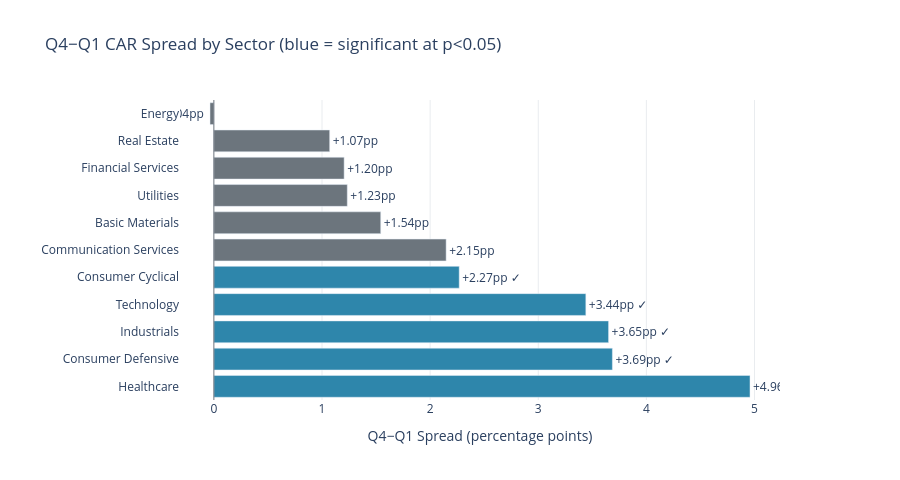

The notebook cell this image was saved under:
### Markdown cell above
## Sector Breakdown

### Code cell
sector_df = quantile_by_sector(df, "sentiment_delta", "CAR_3d")

colors_sector = [C["positive"] if s else C["neutral"] for s in sector_df["is_significant"]]

fig = go.Figure(go.Bar(
    x=sector_df["spread"] * 100,
    y=sector_df["sector"],
    orientation="h",
    marker_color=colors_sector,
    text=[f"{v*100:+.2f}pp {'✓' if s else ''}" for v, s in
          zip(sector_df["spread"], sector_df["is_significant"])],
    textposition="outside",
    hovertemplate="%{y}<br>Spread: %{x:.2f}pp<extra></extra>",
))
fig.add_vline(x=0, line_color=C["neutral"], line_width=1)
fig.update_layout(
    title="Q4−Q1 CAR Spread by Sector (blue = significant at p<0.05)",
    xaxis_title="Q4−Q1 Spread (percentage points)",
    yaxis_title="",
    plot_bgcolor="white", paper_bgcolor="white",
    xaxis=dict(gridcolor=C["grid"]),
    height=480, showlegend=False,
    margin=dict(l=180, r=120),
)
save_fig(fig, "signal_sector_heatmap", width=950, height=480)

### Figure 1 — Plotly figure (JSON) as saved in the notebook; plotly's stock layout.template omitted (floating-point values rounded to 4 significant figures)
{"data": [{"hovertemplate": "%{y}<br>Spread: %{x:.2f}pp<extra></extra>", "marker": {"color": ["#2E86AB", "#2E86AB", "#2E86AB", "#2E86AB", "#2E86AB", "#6C757D", "#6C757D", "#6C757D", "#6C757D", "#6C757D", "#6C757D"]}, "orientation": "h", "text": ["+4.96pp ✓", "+3.69pp ✓", "+3.65pp ✓", "+3.44pp ✓", "+2.27pp ✓", "+2.15pp ", "+1.54pp ", "+1.23pp ", "+1.20pp ", "+1.07pp ", "-0.04pp "], "textposition": "outside", "type": "bar", "x": [4.958, 3.686, 3.65, 3.44, 2.269, 2.148, 1.543, 1.234, 1.205, 1.071, -0.0358], "y": ["Healthcare", "Consumer Defensive", "Industrials", "Technology", "Consumer Cyclical", "Communication Services", "Basic Materials", "Utilities", "Financial Services", "Real Estate", "Energy"]}], "layout": {"height": 480, "margin": {"l": 180, "r": 120}, "paper_bgcolor": "white", "plot_bgcolor": "white", "shapes": [{"line": {"color": "#6C757D", "width": 1}, "type": "line", "x0": 0, "x1": 0, "xref": "x", "y0": 0, "y1": 1, "yref": "y domain"}], "showlegend": false, "title": {"text": "Q4−Q1 CAR Spread by Sector (blue = significant at p<0.05)"}, "xaxis": {"gridcolor": "#E9ECEF", "title": {"text": "Q4−Q1 Spread (percentage points)"}}, "yaxis": {"title": {"text": ""}}}}
